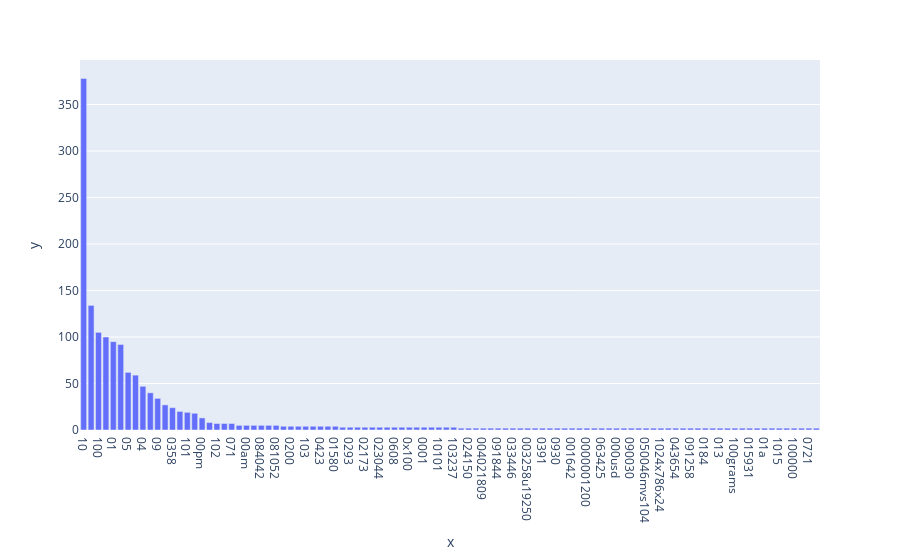

Notebook cell for this chart:
### Markdown cell above
### >>> **Exercise 15 (take home):** 
Additionally, you can attempt to sort the terms on the `x-axis` by frequency instead of in alphabetical order. This way the visualization is more meaninfgul and you will be able to observe the so called [long tail](https://en.wikipedia.org/wiki/Long_tail) (get familiar with this term since it will appear a lot in data mining and other statistics courses). see picture below

![alt txt](https://upload.wikimedia.org/wikipedia/commons/thumb/8/8a/Long_tail.svg/1000px-Long_tail.svg.png)

### Code cell
# Answer here
df_sort = df.sort_values(by = "feature frequency", ascending = False)
fig = px.bar(df_sort, x = df_sort['feature names'][:100], y = df_sort['feature frequency'][:100])
fig.show()

### Figure 1 — Plotly figure (JSON) as saved in the notebook; plotly's stock layout.template omitted (floating-point values rounded to 4 significant figures)
{"data": [{"alignmentgroup": "True", "hovertemplate": "x=%{x}<br>y=%{y}<extra></extra>", "legendgroup": "", "marker": {"color": "#636efa", "pattern": {"shape": ""}}, "name": "", "offsetgroup": "", "orientation": "v", "showlegend": false, "textposition": "auto", "type": "bar", "x": ["10", "00", "100", "03", "01", "000", "05", "02", "04", "08", "09", "07", "0358", "1000", "101", "06", "00pm", "1013", "102", "1024x768", "071", "1024", "00am", "0349", "084042", "0511", "081052", "101010", "0200", "0100", "103", "095220", "0423", "040", "01580", "02118", "0293", "0600", "02173", "041343", "023044", "024103", "0608", "06320", "0x100", "102007", "0001", "002", "10101", "0010580b", "103237", "025240", "024150", "025924", "004021809", "031423", "091844", "0987", "033446", "034226", "003258u19250", "093300", "0391", "0x", "0930", "011720", "001642", "0510", "0000001200", "08057", "063425", "061", "000usd", "1028", "090030", "071823", "050046mvs104", "0500", "1024x786x24", "044140", "043654", "091139", "091258", "032251", "0184", "10179", "013", "100k", "100grams", "0138", "015931", "10016", "01a", "100015", "1015", "020504", "100000", "10000", "0721", "02115"], "xaxis": "x", "y": [378, 134, 105, 100, 95, 92, 62, 59, 47, 40, 34, 27, 24, 20, 19, 18, 13, 8, 7, 7, 7, 5, 5, 5, 5, 5, 5, 4, 4, 4, 4, 4, 4, 4, 4, 3, 3, 3, 3, 3, 3, 3, 3, 3, 3, 3, 3, 3, 3, 3, 3, 2, 2, 2, 2, 2, 2, 2, 2, 2, 2, 2, 2, 2, 2, 2, 2, 2, 2, 2, 2, 2, 2, 2, 2, 2, 2, 2, 2, 2, 2, 2, 2, 2, 2, 2, 2, 2, 2, 2, 2, 2, 2, 2, 2, 2, 2, 2, 2, 2], "yaxis": "y"}], "layout": {"barmode": "relative", "legend": {"tracegroupgap": 0}, "margin": {"t": 60}, "xaxis": {"anchor": "y", "domain": [0, 1], "title": {"text": "x"}}, "yaxis": {"anchor": "x", "domain": [0, 1], "title": {"text": "y"}}}}
